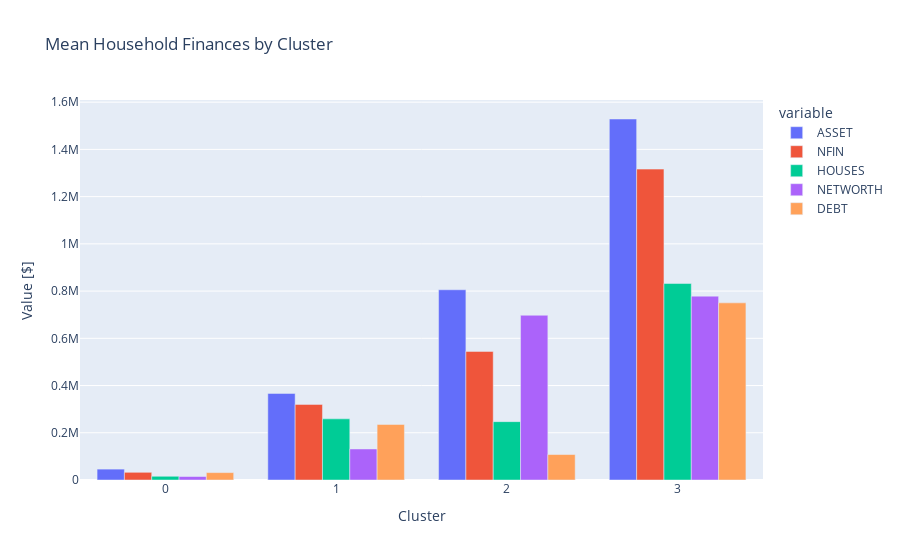

Notebook code cell kept with this figure:
### Code cell
# Create side-by-side bar chart of `xgb`
fig = px.bar(
    xgb,
    barmode = 'group',
    title = "Mean Household Finances by Cluster"
)
fig.update_layout(xaxis_title = "Cluster", yaxis_title="Value [$]")
fig.show()

### Figure 1 — Plotly figure (JSON) as saved in the notebook; plotly's stock layout.template omitted (floating-point values rounded to 4 significant figures)
{"data": [{"alignmentgroup": "True", "hovertemplate": "variable=ASSET<br>index=%{x}<br>value=%{y}<extra></extra>", "legendgroup": "ASSET", "marker": {"color": "#636efa", "pattern": {"shape": ""}}, "name": "ASSET", "offsetgroup": "ASSET", "orientation": "v", "showlegend": true, "textposition": "auto", "type": "bar", "x": [0, 1, 2, 3], "xaxis": "x", "y": [46070.0, 366700.0, 805500.0, 1529000.0], "yaxis": "y"}, {"alignmentgroup": "True", "hovertemplate": "variable=NFIN<br>index=%{x}<br>value=%{y}<extra></extra>", "legendgroup": "NFIN", "marker": {"color": "#EF553B", "pattern": {"shape": ""}}, "name": "NFIN", "offsetgroup": "NFIN", "orientation": "v", "showlegend": true, "textposition": "auto", "type": "bar", "x": [0, 1, 2, 3], "xaxis": "x", "y": [32620.0, 320200.0, 544600.0, 1316000.0], "yaxis": "y"}, {"alignmentgroup": "True", "hovertemplate": "variable=HOUSES<br>index=%{x}<br>value=%{y}<extra></extra>", "legendgroup": "HOUSES", "marker": {"color": "#00cc96", "pattern": {"shape": ""}}, "name": "HOUSES", "offsetgroup": "HOUSES", "orientation": "v", "showlegend": true, "textposition": "auto", "type": "bar", "x": [0, 1, 2, 3], "xaxis": "x", "y": [15810.0, 259000.0, 247100.0, 832000.0], "yaxis": "y"}, {"alignmentgroup": "True", "hovertemplate": "variable=NETWORTH<br>index=%{x}<br>value=%{y}<extra></extra>", "legendgroup": "NETWORTH", "marker": {"color": "#ab63fa", "pattern": {"shape": ""}}, "name": "NETWORTH", "offsetgroup": "NETWORTH", "orientation": "v", "showlegend": true, "textposition": "auto", "type": "bar", "x": [0, 1, 2, 3], "xaxis": "x", "y": [14730.0, 131400.0, 697600.0, 778600.0], "yaxis": "y"}, {"alignmentgroup": "True", "hovertemplate": "variable=DEBT<br>index=%{x}<br>value=%{y}<extra></extra>", "legendgroup": "DEBT", "marker": {"color": "#FFA15A", "pattern": {"shape": ""}}, "name": "DEBT", "offsetgroup": "DEBT", "orientation": "v", "showlegend": true, "textposition": "auto", "type": "bar", "x": [0, 1, 2, 3], "xaxis": "x", "y": [31340.0, 235300.0, 107900.0, 750100.0], "yaxis": "y"}], "layout": {"barmode": "group", "legend": {"title": {"text": "variable"}, "tracegroupgap": 0}, "title": {"text": "Mean Household Finances by Cluster"}, "xaxis": {"anchor": "y", "domain": [0, 1], "title": {"text": "Cluster"}}, "yaxis": {"anchor": "x", "domain": [0, 1], "title": {"text": "Value [$]"}}}}
